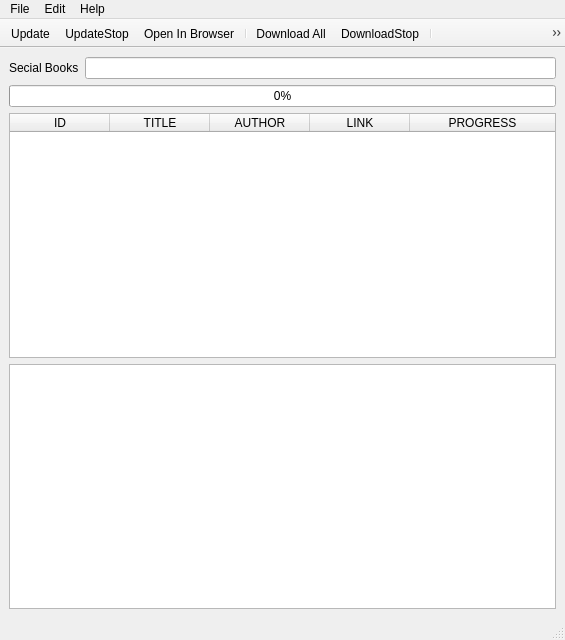
<?xml version="1.0" encoding="UTF-8"?>
<ui version="4.0">
 <class>MainWindow</class>
 <widget class="QMainWindow" name="MainWindow">
  <property name="geometry">
   <rect>
    <x>0</x>
    <y>0</y>
    <width>565</width>
    <height>640</height>
   </rect>
  </property>
  <property name="windowTitle">
   <string>MainWindow</string>
  </property>
  <property name="windowIcon">
   <iconset resource="res.qrc">
    <normaloff>:/img/icon-64.png</normaloff>:/img/icon-64.png</iconset>
  </property>
  <widget class="QWidget" name="centralwidget">
   <layout class="QGridLayout" name="gridLayout">
    <item row="3" column="0">
     <widget class="QTextEdit" name="textEdit_logging"/>
    </item>
    <item row="2" column="0">
     <widget class="QTableWidget" name="tableWidget_books">
      <property name="contextMenuPolicy">
       <enum>Qt::ActionsContextMenu</enum>
      </property>
      <property name="editTriggers">
       <set>QAbstractItemView::NoEditTriggers</set>
      </property>
      <property name="alternatingRowColors">
       <bool>true</bool>
      </property>
      <property name="selectionMode">
       <enum>QAbstractItemView::SingleSelection</enum>
      </property>
      <property name="selectionBehavior">
       <enum>QAbstractItemView::SelectRows</enum>
      </property>
      <attribute name="horizontalHeaderStretchLastSection">
       <bool>true</bool>
      </attribute>
      <attribute name="verticalHeaderHighlightSections">
       <bool>false</bool>
      </attribute>
      <attribute name="verticalHeaderStretchLastSection">
       <bool>false</bool>
      </attribute>
      <column>
       <property name="text">
        <string>ID</string>
       </property>
      </column>
      <column>
       <property name="text">
        <string>TITLE</string>
       </property>
      </column>
      <column>
       <property name="text">
        <string>AUTHOR</string>
       </property>
      </column>
      <column>
       <property name="text">
        <string>LINK</string>
       </property>
      </column>
      <column>
       <property name="text">
        <string>PROGRESS</string>
       </property>
      </column>
     </widget>
    </item>
    <item row="0" column="0">
     <layout class="QHBoxLayout" name="horizontalLayout">
      <item>
       <widget class="QLabel" name="label">
        <property name="text">
         <string>Secial Books</string>
        </property>
       </widget>
      </item>
      <item>
       <widget class="QLineEdit" name="lineEdit_specialUrl"/>
      </item>
     </layout>
    </item>
    <item row="1" column="0">
     <widget class="QProgressBar" name="progressBar">
      <property name="value">
       <number>0</number>
      </property>
     </widget>
    </item>
   </layout>
  </widget>
  <widget class="QMenuBar" name="menubar">
   <property name="geometry">
    <rect>
     <x>0</x>
     <y>0</y>
     <width>565</width>
     <height>21</height>
    </rect>
   </property>
   <widget class="QMenu" name="menuFile">
    <property name="title">
     <string>File</string>
    </property>
    <addaction name="actionUpdate"/>
    <addaction name="actionDownloadAll"/>
    <addaction name="separator"/>
    <addaction name="actionOpenInBrowser"/>
    <addaction name="actionOpenBooksFolder"/>
    <addaction name="separator"/>
    <addaction name="actionPowe_OffAfterFinish"/>
    <addaction name="separator"/>
    <addaction name="actionExit"/>
   </widget>
   <widget class="QMenu" name="menuEdit">
    <property name="title">
     <string>Edit</string>
    </property>
    <addaction name="actionClean_Temp_Folder"/>
    <addaction name="actionRename_All"/>
    <addaction name="separator"/>
    <addaction name="actionMerge"/>
    <addaction name="actionCrop"/>
    <addaction name="separator"/>
    <addaction name="actionCrop_4print"/>
    <addaction name="actionCrop_4kindle"/>
   </widget>
   <widget class="QMenu" name="menuHelp">
    <property name="title">
     <string>Help</string>
    </property>
    <addaction name="actionAbout"/>
   </widget>
   <addaction name="menuFile"/>
   <addaction name="menuEdit"/>
   <addaction name="menuHelp"/>
  </widget>
  <widget class="QStatusBar" name="statusbar"/>
  <widget class="QToolBar" name="toolBar">
   <property name="enabled">
    <bool>true</bool>
   </property>
   <property name="windowTitle">
    <string>toolBar</string>
   </property>
   <property name="movable">
    <bool>false</bool>
   </property>
   <property name="floatable">
    <bool>false</bool>
   </property>
   <attribute name="toolBarArea">
    <enum>TopToolBarArea</enum>
   </attribute>
   <attribute name="toolBarBreak">
    <bool>false</bool>
   </attribute>
   <addaction name="actionUpdate"/>
   <addaction name="actionUpdateStop"/>
   <addaction name="actionOpenInBrowser"/>
   <addaction name="separator"/>
   <addaction name="actionDownloadAll"/>
   <addaction name="actionDownloadStop"/>
   <addaction name="separator"/>
   <addaction name="actionOpenBooksFolder"/>
   <addaction name="actionClean_Temp_Folder"/>
   <addaction name="separator"/>
   <addaction name="actionMerge_All"/>
   <addaction name="actionCrop_All"/>
   <addaction name="actionRename_All"/>
   <addaction name="actionDone_All"/>
   <addaction name="separator"/>
   <addaction name="actionCrop"/>
   <addaction name="actionMerge"/>
   <addaction name="separator"/>
   <addaction name="actionCrop_4print"/>
   <addaction name="actionCrop_4kindle"/>
  </widget>
  <action name="actionUpdate">
   <property name="icon">
    <iconset resource="res.qrc">
     <normaloff>:/img/find_60.631578947368px_1148151_easyicon.net.png</normaloff>:/img/find_60.631578947368px_1148151_easyicon.net.png</iconset>
   </property>
   <property name="text">
    <string>Update</string>
   </property>
   <property name="toolTip">
    <string>Update special list</string>
   </property>
  </action>
  <action name="actionDownloadAll">
   <property name="icon">
    <iconset resource="res.qrc">
     <normaloff>:/img/Download_73.119383825417px_1183408_easyicon.net.png</normaloff>:/img/Download_73.119383825417px_1183408_easyicon.net.png</iconset>
   </property>
   <property name="text">
    <string>Download All</string>
   </property>
  </action>
  <action name="actionOpenInBrowser">
   <property name="icon">
    <iconset resource="res.qrc">
     <normaloff>:/img/globe_search_63.667532467532px_1192123_easyicon.net.png</normaloff>:/img/globe_search_63.667532467532px_1192123_easyicon.net.png</iconset>
   </property>
   <property name="text">
    <string>Open In Browser</string>
   </property>
   <property name="toolTip">
    <string>Open Special In Browser</string>
   </property>
  </action>
  <action name="actionOpenBooksFolder">
   <property name="icon">
    <iconset resource="res.qrc">
     <normaloff>:/img/folder_documents_64px_1072317_easyicon.net.png</normaloff>:/img/folder_documents_64px_1072317_easyicon.net.png</iconset>
   </property>
   <property name="text">
    <string>Open Books Folder</string>
   </property>
  </action>
  <action name="actionPowe_OffAfterFinish">
   <property name="checkable">
    <bool>true</bool>
   </property>
   <property name="text">
    <string>Power Off After Finish</string>
   </property>
   <property name="toolTip">
    <string>Set Power Off After Finish</string>
   </property>
  </action>
  <action name="actionExit">
   <property name="text">
    <string>Exit</string>
   </property>
  </action>
  <action name="actionClean_Temp_Folder">
   <property name="icon">
    <iconset resource="res.qrc">
     <normaloff>:/img/delete_64px_1160129_easyicon.net.png</normaloff>:/img/delete_64px_1160129_easyicon.net.png</iconset>
   </property>
   <property name="text">
    <string>Clean Temp Folder</string>
   </property>
  </action>
  <action name="actionRename_All">
   <property name="icon">
    <iconset resource="res.qrc">
     <normaloff>:/img/rename_64px_1125671_easyicon.net.png</normaloff>:/img/rename_64px_1125671_easyicon.net.png</iconset>
   </property>
   <property name="text">
    <string>Rename All</string>
   </property>
  </action>
  <action name="actionMerge">
   <property name="icon">
    <iconset resource="res.qrc">
     <normaloff>:/img/flow_merge_51.250996015936px_1158617_easyicon.net.png</normaloff>:/img/flow_merge_51.250996015936px_1158617_easyicon.net.png</iconset>
   </property>
   <property name="text">
    <string>Merge</string>
   </property>
  </action>
  <action name="actionCrop">
   <property name="icon">
    <iconset resource="res.qrc">
     <normaloff>:/img/Crop_64px_1177465_easyicon.net.png</normaloff>:/img/Crop_64px_1177465_easyicon.net.png</iconset>
   </property>
   <property name="text">
    <string>Crop</string>
   </property>
   <property name="toolTip">
    <string>Crop a singal book</string>
   </property>
  </action>
  <action name="actionCrop_4print">
   <property name="icon">
    <iconset resource="res.qrc">
     <normaloff>:/img/print_73.226993865031px_1187925_easyicon.net.png</normaloff>:/img/print_73.226993865031px_1187925_easyicon.net.png</iconset>
   </property>
   <property name="text">
    <string>Crop For Printing</string>
   </property>
  </action>
  <action name="actionCrop_4kindle">
   <property name="icon">
    <iconset resource="res.qrc">
     <normaloff>:/img/kindle_64px_1099796_easyicon.net.png</normaloff>:/img/kindle_64px_1099796_easyicon.net.png</iconset>
   </property>
   <property name="text">
    <string>Crop For Kindle</string>
   </property>
  </action>
  <action name="actionAbout">
   <property name="text">
    <string>About</string>
   </property>
  </action>
  <action name="action_list_view_in_browser">
   <property name="text">
    <string>View In Browser</string>
   </property>
  </action>
  <action name="action_list_download">
   <property name="text">
    <string>Download</string>
   </property>
  </action>
  <action name="action_list_remove">
   <property name="text">
    <string>Remove</string>
   </property>
  </action>
  <action name="action_list_merge">
   <property name="text">
    <string>Merge</string>
   </property>
  </action>
  <action name="action_list_crop">
   <property name="text">
    <string>Crop</string>
   </property>
  </action>
  <action name="action_list_rename">
   <property name="text">
    <string>Rename</string>
   </property>
  </action>
  <action name="actionUpdateStop">
   <property name="icon">
    <iconset resource="res.qrc">
     <normaloff>:/img/Stop_64px_1183587_easyicon.net.png</normaloff>:/img/Stop_64px_1183587_easyicon.net.png</iconset>
   </property>
   <property name="text">
    <string>UpdateStop</string>
   </property>
   <property name="toolTip">
    <string>Stop update special</string>
   </property>
  </action>
  <action name="actionDownloadStop">
   <property name="icon">
    <iconset resource="res.qrc">
     <normaloff>:/img/stop_64px_1183450_easyicon.net.png</normaloff>:/img/stop_64px_1183450_easyicon.net.png</iconset>
   </property>
   <property name="text">
    <string>DownloadStop</string>
   </property>
   <property name="toolTip">
    <string>Stop download</string>
   </property>
  </action>
  <action name="actionMerge_All">
   <property name="icon">
    <iconset resource="res.qrc">
     <normaloff>:/img/Merge_Horizontal_77.639344262295px_1190923_easyicon.net.png</normaloff>:/img/Merge_Horizontal_77.639344262295px_1190923_easyicon.net.png</iconset>
   </property>
   <property name="text">
    <string>Merge All</string>
   </property>
  </action>
  <action name="actionCrop_All">
   <property name="icon">
    <iconset resource="res.qrc">
     <normaloff>:/img/crop_64px_1181784_easyicon.net.png</normaloff>:/img/crop_64px_1181784_easyicon.net.png</iconset>
   </property>
   <property name="text">
    <string>Crop All</string>
   </property>
  </action>
  <action name="actionDone_All">
   <property name="icon">
    <iconset resource="res.qrc">
     <normaloff>:/img/done_all_64px_1181820_easyicon.net.png</normaloff>:/img/done_all_64px_1181820_easyicon.net.png</iconset>
   </property>
   <property name="text">
    <string>All Done</string>
   </property>
  </action>
  <action name="action_list_mark_download">
   <property name="text">
    <string>Mark download</string>
   </property>
  </action>
 </widget>
 <resources>
  <include location="res.qrc"/>
 </resources>
 <connections>
  <connection>
   <sender>actionExit</sender>
   <signal>triggered()</signal>
   <receiver>MainWindow</receiver>
   <slot>close()</slot>
   <hints>
    <hint type="sourcelabel">
     <x>-1</x>
     <y>-1</y>
    </hint>
    <hint type="destinationlabel">
     <x>239</x>
     <y>319</y>
    </hint>
   </hints>
  </connection>
  <connection>
   <sender>actionUpdate</sender>
   <signal>triggered()</signal>
   <receiver>MainWindow</receiver>
   <slot>do_update()</slot>
   <hints>
    <hint type="sourcelabel">
     <x>-1</x>
     <y>-1</y>
    </hint>
    <hint type="destinationlabel">
     <x>282</x>
     <y>319</y>
    </hint>
   </hints>
  </connection>
  <connection>
   <sender>actionDownloadAll</sender>
   <signal>triggered()</signal>
   <receiver>MainWindow</receiver>
   <slot>do_download_all()</slot>
   <hints>
    <hint type="sourcelabel">
     <x>-1</x>
     <y>-1</y>
    </hint>
    <hint type="destinationlabel">
     <x>282</x>
     <y>319</y>
    </hint>
   </hints>
  </connection>
  <connection>
   <sender>actionOpenInBrowser</sender>
   <signal>triggered()</signal>
   <receiver>MainWindow</receiver>
   <slot>do_open_special_in_browser()</slot>
   <hints>
    <hint type="sourcelabel">
     <x>-1</x>
     <y>-1</y>
    </hint>
    <hint type="destinationlabel">
     <x>282</x>
     <y>319</y>
    </hint>
   </hints>
  </connection>
  <connection>
   <sender>actionOpenBooksFolder</sender>
   <signal>triggered()</signal>
   <receiver>MainWindow</receiver>
   <slot>do_open_books_folder()</slot>
   <hints>
    <hint type="sourcelabel">
     <x>-1</x>
     <y>-1</y>
    </hint>
    <hint type="destinationlabel">
     <x>282</x>
     <y>319</y>
    </hint>
   </hints>
  </connection>
  <connection>
   <sender>actionClean_Temp_Folder</sender>
   <signal>triggered()</signal>
   <receiver>MainWindow</receiver>
   <slot>do_clean_tmp_folder()</slot>
   <hints>
    <hint type="sourcelabel">
     <x>-1</x>
     <y>-1</y>
    </hint>
    <hint type="destinationlabel">
     <x>282</x>
     <y>319</y>
    </hint>
   </hints>
  </connection>
  <connection>
   <sender>actionRename_All</sender>
   <signal>triggered()</signal>
   <receiver>MainWindow</receiver>
   <slot>do_rename_all()</slot>
   <hints>
    <hint type="sourcelabel">
     <x>-1</x>
     <y>-1</y>
    </hint>
    <hint type="destinationlabel">
     <x>282</x>
     <y>319</y>
    </hint>
   </hints>
  </connection>
  <connection>
   <sender>actionCrop</sender>
   <signal>triggered()</signal>
   <receiver>MainWindow</receiver>
   <slot>do_crop_book()</slot>
   <hints>
    <hint type="sourcelabel">
     <x>-1</x>
     <y>-1</y>
    </hint>
    <hint type="destinationlabel">
     <x>282</x>
     <y>319</y>
    </hint>
   </hints>
  </connection>
  <connection>
   <sender>actionMerge</sender>
   <signal>triggered()</signal>
   <receiver>MainWindow</receiver>
   <slot>do_merge_book()</slot>
   <hints>
    <hint type="sourcelabel">
     <x>-1</x>
     <y>-1</y>
    </hint>
    <hint type="destinationlabel">
     <x>282</x>
     <y>319</y>
    </hint>
   </hints>
  </connection>
  <connection>
   <sender>actionCrop_4print</sender>
   <signal>triggered()</signal>
   <receiver>MainWindow</receiver>
   <slot>do_crop_4print()</slot>
   <hints>
    <hint type="sourcelabel">
     <x>-1</x>
     <y>-1</y>
    </hint>
    <hint type="destinationlabel">
     <x>282</x>
     <y>319</y>
    </hint>
   </hints>
  </connection>
  <connection>
   <sender>actionCrop_4kindle</sender>
   <signal>triggered()</signal>
   <receiver>MainWindow</receiver>
   <slot>do_crop_4kindle()</slot>
   <hints>
    <hint type="sourcelabel">
     <x>-1</x>
     <y>-1</y>
    </hint>
    <hint type="destinationlabel">
     <x>282</x>
     <y>319</y>
    </hint>
   </hints>
  </connection>
  <connection>
   <sender>actionPowe_OffAfterFinish</sender>
   <signal>toggled(bool)</signal>
   <receiver>MainWindow</receiver>
   <slot>on_power_off_setting(bool)</slot>
   <hints>
    <hint type="sourcelabel">
     <x>-1</x>
     <y>-1</y>
    </hint>
    <hint type="destinationlabel">
     <x>282</x>
     <y>319</y>
    </hint>
   </hints>
  </connection>
  <connection>
   <sender>action_list_view_in_browser</sender>
   <signal>triggered()</signal>
   <receiver>MainWindow</receiver>
   <slot>do_list_view_in_browser()</slot>
   <hints>
    <hint type="sourcelabel">
     <x>-1</x>
     <y>-1</y>
    </hint>
    <hint type="destinationlabel">
     <x>282</x>
     <y>319</y>
    </hint>
   </hints>
  </connection>
  <connection>
   <sender>action_list_download</sender>
   <signal>triggered()</signal>
   <receiver>MainWindow</receiver>
   <slot>do_list_download()</slot>
   <hints>
    <hint type="sourcelabel">
     <x>-1</x>
     <y>-1</y>
    </hint>
    <hint type="destinationlabel">
     <x>282</x>
     <y>319</y>
    </hint>
   </hints>
  </connection>
  <connection>
   <sender>action_list_remove</sender>
   <signal>triggered()</signal>
   <receiver>MainWindow</receiver>
   <slot>do_list_remove()</slot>
   <hints>
    <hint type="sourcelabel">
     <x>-1</x>
     <y>-1</y>
    </hint>
    <hint type="destinationlabel">
     <x>282</x>
     <y>319</y>
    </hint>
   </hints>
  </connection>
  <connection>
   <sender>action_list_merge</sender>
   <signal>triggered()</signal>
   <receiver>MainWindow</receiver>
   <slot>do_list_merge()</slot>
   <hints>
    <hint type="sourcelabel">
     <x>-1</x>
     <y>-1</y>
    </hint>
    <hint type="destinationlabel">
     <x>282</x>
     <y>319</y>
    </hint>
   </hints>
  </connection>
  <connection>
   <sender>action_list_crop</sender>
   <signal>triggered()</signal>
   <receiver>MainWindow</receiver>
   <slot>do_list_crop()</slot>
   <hints>
    <hint type="sourcelabel">
     <x>-1</x>
     <y>-1</y>
    </hint>
    <hint type="destinationlabel">
     <x>282</x>
     <y>319</y>
    </hint>
   </hints>
  </connection>
  <connection>
   <sender>action_list_rename</sender>
   <signal>triggered()</signal>
   <receiver>MainWindow</receiver>
   <slot>do_list_rename()</slot>
   <hints>
    <hint type="sourcelabel">
     <x>-1</x>
     <y>-1</y>
    </hint>
    <hint type="destinationlabel">
     <x>282</x>
     <y>319</y>
    </hint>
   </hints>
  </connection>
  <connection>
   <sender>action_list_mark_download</sender>
   <signal>triggered()</signal>
   <receiver>MainWindow</receiver>
   <slot>do_list_mark_download()</slot>
   <hints>
    <hint type="sourcelabel">
     <x>-1</x>
     <y>-1</y>
    </hint>
    <hint type="destinationlabel">
     <x>282</x>
     <y>319</y>
    </hint>
   </hints>
  </connection>
  <connection>
   <sender>MainWindow</sender>
   <signal>when_add_book(int)</signal>
   <receiver>tableWidget_books</receiver>
   <slot>insertRow(int)</slot>
   <hints>
    <hint type="sourcelabel">
     <x>282</x>
     <y>319</y>
    </hint>
    <hint type="destinationlabel">
     <x>282</x>
     <y>221</y>
    </hint>
   </hints>
  </connection>
  <connection>
   <sender>MainWindow</sender>
   <signal>when_del_book(int)</signal>
   <receiver>tableWidget_books</receiver>
   <slot>removeRow(int)</slot>
   <hints>
    <hint type="sourcelabel">
     <x>282</x>
     <y>319</y>
    </hint>
    <hint type="destinationlabel">
     <x>282</x>
     <y>221</y>
    </hint>
   </hints>
  </connection>
  <connection>
   <sender>MainWindow</sender>
   <signal>when_special_url(QString)</signal>
   <receiver>lineEdit_specialUrl</receiver>
   <slot>setText(QString)</slot>
   <hints>
    <hint type="sourcelabel">
     <x>282</x>
     <y>319</y>
    </hint>
    <hint type="destinationlabel">
     <x>321</x>
     <y>76</y>
    </hint>
   </hints>
  </connection>
  <connection>
   <sender>MainWindow</sender>
   <signal>when_logging(QString)</signal>
   <receiver>textEdit_logging</receiver>
   <slot>append(QString)</slot>
   <hints>
    <hint type="sourcelabel">
     <x>282</x>
     <y>319</y>
    </hint>
    <hint type="destinationlabel">
     <x>282</x>
     <y>481</y>
    </hint>
   </hints>
  </connection>
  <connection>
   <sender>MainWindow</sender>
   <signal>when_status(QString)</signal>
   <receiver>statusbar</receiver>
   <slot>showMessage(QString)</slot>
   <hints>
    <hint type="sourcelabel">
     <x>282</x>
     <y>319</y>
    </hint>
    <hint type="destinationlabel">
     <x>282</x>
     <y>628</y>
    </hint>
   </hints>
  </connection>
  <connection>
   <sender>MainWindow</sender>
   <signal>when_progress(int)</signal>
   <receiver>progressBar</receiver>
   <slot>setValue(int)</slot>
   <hints>
    <hint type="sourcelabel">
     <x>282</x>
     <y>319</y>
    </hint>
    <hint type="destinationlabel">
     <x>282</x>
     <y>103</y>
    </hint>
   </hints>
  </connection>
  <connection>
   <sender>tableWidget_books</sender>
   <signal>cellDoubleClicked(int,int)</signal>
   <receiver>MainWindow</receiver>
   <slot>do_list_dclick(int,int)</slot>
   <hints>
    <hint type="sourcelabel">
     <x>282</x>
     <y>240</y>
    </hint>
    <hint type="destinationlabel">
     <x>282</x>
     <y>319</y>
    </hint>
   </hints>
  </connection>
  <connection>
   <sender>MainWindow</sender>
   <signal>destroyed()</signal>
   <receiver>MainWindow</receiver>
   <slot>do_destroyed()</slot>
   <hints>
    <hint type="sourcelabel">
     <x>282</x>
     <y>319</y>
    </hint>
    <hint type="destinationlabel">
     <x>282</x>
     <y>319</y>
    </hint>
   </hints>
  </connection>
  <connection>
   <sender>actionUpdateStop</sender>
   <signal>triggered()</signal>
   <receiver>MainWindow</receiver>
   <slot>do_update_stop()</slot>
   <hints>
    <hint type="sourcelabel">
     <x>-1</x>
     <y>-1</y>
    </hint>
    <hint type="destinationlabel">
     <x>282</x>
     <y>319</y>
    </hint>
   </hints>
  </connection>
  <connection>
   <sender>actionDownloadStop</sender>
   <signal>triggered()</signal>
   <receiver>MainWindow</receiver>
   <slot>do_download_stop()</slot>
   <hints>
    <hint type="sourcelabel">
     <x>-1</x>
     <y>-1</y>
    </hint>
    <hint type="destinationlabel">
     <x>282</x>
     <y>319</y>
    </hint>
   </hints>
  </connection>
  <connection>
   <sender>actionMerge_All</sender>
   <signal>triggered()</signal>
   <receiver>MainWindow</receiver>
   <slot>do_merge_all()</slot>
   <hints>
    <hint type="sourcelabel">
     <x>-1</x>
     <y>-1</y>
    </hint>
    <hint type="destinationlabel">
     <x>282</x>
     <y>319</y>
    </hint>
   </hints>
  </connection>
  <connection>
   <sender>actionCrop_All</sender>
   <signal>triggered()</signal>
   <receiver>MainWindow</receiver>
   <slot>do_crop_all()</slot>
   <hints>
    <hint type="sourcelabel">
     <x>-1</x>
     <y>-1</y>
    </hint>
    <hint type="destinationlabel">
     <x>282</x>
     <y>319</y>
    </hint>
   </hints>
  </connection>
  <connection>
   <sender>actionDone_All</sender>
   <signal>triggered()</signal>
   <receiver>MainWindow</receiver>
   <slot>do_done_all()</slot>
   <hints>
    <hint type="sourcelabel">
     <x>-1</x>
     <y>-1</y>
    </hint>
    <hint type="destinationlabel">
     <x>282</x>
     <y>319</y>
    </hint>
   </hints>
  </connection>
 </connections>
 <slots>
  <signal>when_logging(QString)</signal>
  <signal>when_special_url(QString)</signal>
  <signal>when_status(QString)</signal>
  <signal>when_add_book(int)</signal>
  <signal>when_del_book(int)</signal>
  <signal>when_progress(int)</signal>
  <slot>do_update()</slot>
  <slot>do_update_stop()</slot>
  <slot>do_download_all()</slot>
  <slot>do_download_stop()</slot>
  <slot>do_open_special_in_browser()</slot>
  <slot>do_open_books_folder()</slot>
  <slot>do_clean_tmp_folder()</slot>
  <slot>do_merge_all()</slot>
  <slot>do_crop_all()</slot>
  <slot>do_rename_all()</slot>
  <slot>do_done_all()</slot>
  <slot>do_crop_book()</slot>
  <slot>do_merge_book()</slot>
  <slot>do_crop_4print()</slot>
  <slot>do_crop_4kindle()</slot>
  <slot>on_power_off_setting(bool)</slot>
  <slot>on_book_dclick(int,int)</slot>
  <slot>do_list_view_in_browser()</slot>
  <slot>do_list_download()</slot>
  <slot>do_list_remove()</slot>
  <slot>do_list_merge()</slot>
  <slot>do_list_crop()</slot>
  <slot>do_list_rename()</slot>
  <slot>do_list_mark_download()</slot>
  <slot>do_list_dclick(int,int)</slot>
  <slot>do_destroyed()</slot>
 </slots>
</ui>
